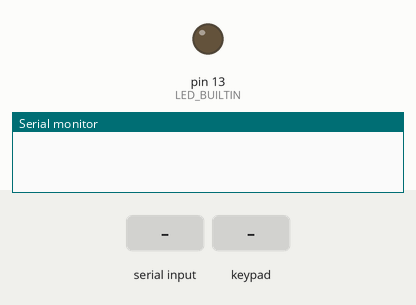
The sketch below on a simulated Arduino Uno, built with avr-gcc and run on an emulated ATmega328P. On the bench: output pins drawn as LEDs (lit = HIGH), the last lines printed to the serial monitor. Inputs (shaded band) come from the test bench.

Above: at 1.2 s.
1.3 s: "led aan" received over Serial
At 2.6 s:
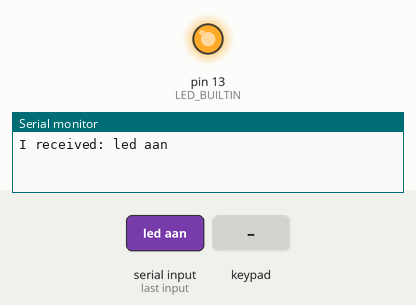
4.3 s: key '1' pressed
5.8 s: keypad keys 9 8 7 6 # pressed 0.4 s apart
9.3 s: key 'A' pressed
10.8 s: keypad keys 9 8 7 6 * pressed 0.4 s apart
14.3 s: "1" received over Serial
Timing chart, 0 to 17.3 s (numbered marks = the images above; inputs shaded):
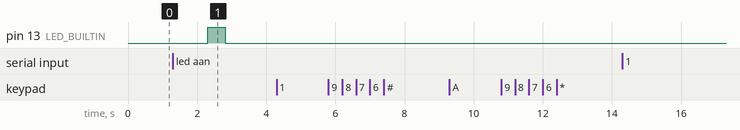

Measured:
- after the input at 1.3 s, pin 13 (LED_BUILTIN): LOW → HIGH after 1.0 s, → LOW 0.50 s later

The sketch:

serial_comm_en_keypad.ino
```cpp
long lastTime = 0;
int waitMillis = 1000;
String incomingString;

#include <Keypad.h>

const int ROW_NUM = 4; //four rows
const int COLUMN_NUM = 4; //four columns

char keys[ROW_NUM][COLUMN_NUM] = {
  {'1','2','3', 'A'},
  {'4','5','6', 'B'},
  {'7','8','9', 'C'},
  {'*','0','#', 'D'}
};

byte pin_rows[ROW_NUM] = {9, 8, 7, 6}; //connect to the row pinouts of the keypad
byte pin_column[COLUMN_NUM] = {5, 4, 3, 2}; //connect to the column pinouts of the keypad

Keypad keypad = Keypad( makeKeymap(keys), pin_rows, pin_column, ROW_NUM, COLUMN_NUM );


void setup() {
  Serial.begin(9600);
  pinMode(LED_BUILTIN, OUTPUT);
  digitalWrite(LED_BUILTIN, LOW);
}

void loop() {
  char key = keypad.getKey();

  if (key){
    Serial.print(key);
  }

  if (Serial.available() > 0) {
    incomingString = Serial.readString();

    Serial.print("I received: ");
    Serial.println(incomingString);
    if(incomingString == "led aan") {
      digitalWrite(LED_BUILTIN, HIGH);
      delay(500);
      digitalWrite(LED_BUILTIN, LOW);
    }
  }
}
```
